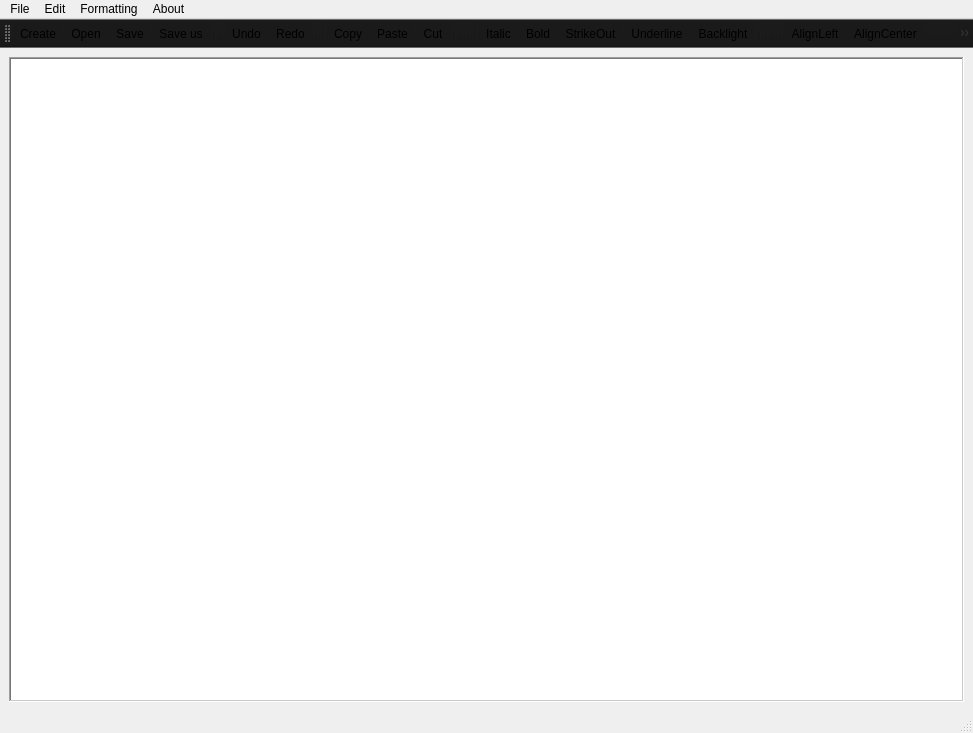
<?xml version="1.0" encoding="UTF-8"?>
<ui version="4.0">
 <class>Notepad</class>
 <widget class="QMainWindow" name="Notepad">
  <property name="geometry">
   <rect>
    <x>0</x>
    <y>0</y>
    <width>973</width>
    <height>733</height>
   </rect>
  </property>
  <property name="tabletTracking">
   <bool>false</bool>
  </property>
  <property name="windowTitle">
   <string>Notepad</string>
  </property>
  <property name="autoFillBackground">
   <bool>true</bool>
  </property>
  <property name="tabShape">
   <enum>QTabWidget::Rounded</enum>
  </property>
  <property name="unifiedTitleAndToolBarOnMac">
   <bool>false</bool>
  </property>
  <widget class="QWidget" name="centralwidget">
   <layout class="QVBoxLayout" name="verticalLayout">
    <item>
     <widget class="QTextEdit" name="textEdit">
      <property name="styleSheet">
       <string notr="true">font: 20pt &quot;Sitka&quot;;</string>
      </property>
      <property name="frameShape">
       <enum>QFrame::WinPanel</enum>
      </property>
      <property name="lineWidth">
       <number>1</number>
      </property>
      <property name="autoFormatting">
       <set>QTextEdit::AutoBulletList</set>
      </property>
     </widget>
    </item>
   </layout>
  </widget>
  <widget class="QMenuBar" name="menubar">
   <property name="geometry">
    <rect>
     <x>0</x>
     <y>0</y>
     <width>973</width>
     <height>25</height>
    </rect>
   </property>
   <widget class="QMenu" name="menuFile">
    <property name="title">
     <string>File</string>
    </property>
    <addaction name="actionCreate"/>
    <addaction name="actionOpen"/>
    <addaction name="separator"/>
    <addaction name="actionSave"/>
    <addaction name="actionSave_us"/>
   </widget>
   <widget class="QMenu" name="menuEdit">
    <property name="title">
     <string>Edit</string>
    </property>
    <addaction name="actionUndo"/>
    <addaction name="actionRedo"/>
    <addaction name="separator"/>
    <addaction name="actionCopy"/>
    <addaction name="actionPaste"/>
    <addaction name="actionCut"/>
   </widget>
   <widget class="QMenu" name="menuAbout">
    <property name="title">
     <string>About</string>
    </property>
    <addaction name="actionAbout"/>
   </widget>
   <widget class="QMenu" name="menuFormatting">
    <property name="title">
     <string>Formatting</string>
    </property>
    <addaction name="actionItalic"/>
    <addaction name="actionBold"/>
    <addaction name="actionStrikeOut"/>
    <addaction name="actionUnderline"/>
    <addaction name="actionBacklight"/>
    <addaction name="separator"/>
    <addaction name="actionAlignLeft"/>
    <addaction name="actionAlign_enter"/>
    <addaction name="actionAlignRight"/>
   </widget>
   <addaction name="menuFile"/>
   <addaction name="menuEdit"/>
   <addaction name="menuFormatting"/>
   <addaction name="menuAbout"/>
  </widget>
  <widget class="QToolBar" name="toolBar">
   <property name="windowTitle">
    <string>toolBar</string>
   </property>
   <property name="styleSheet">
    <string notr="true">
background-color: rgb(26, 26, 26);</string>
   </property>
   <attribute name="toolBarArea">
    <enum>TopToolBarArea</enum>
   </attribute>
   <attribute name="toolBarBreak">
    <bool>false</bool>
   </attribute>
   <addaction name="actionCreate"/>
   <addaction name="actionOpen"/>
   <addaction name="actionSave"/>
   <addaction name="actionSave_us"/>
   <addaction name="separator"/>
   <addaction name="separator"/>
   <addaction name="actionUndo"/>
   <addaction name="actionRedo"/>
   <addaction name="separator"/>
   <addaction name="separator"/>
   <addaction name="actionCopy"/>
   <addaction name="actionPaste"/>
   <addaction name="actionCut"/>
   <addaction name="separator"/>
   <addaction name="separator"/>
   <addaction name="separator"/>
   <addaction name="separator"/>
   <addaction name="actionItalic"/>
   <addaction name="actionBold"/>
   <addaction name="actionStrikeOut"/>
   <addaction name="actionUnderline"/>
   <addaction name="actionBacklight"/>
   <addaction name="separator"/>
   <addaction name="separator"/>
   <addaction name="separator"/>
   <addaction name="separator"/>
   <addaction name="actionAlignLeft"/>
   <addaction name="actionAlign_enter"/>
   <addaction name="actionAlignRight"/>
   <addaction name="separator"/>
   <addaction name="separator"/>
   <addaction name="actionAbout"/>
  </widget>
  <widget class="QStatusBar" name="statusBar"/>
  <action name="actionCreate">
   <property name="icon">
    <iconset theme="document-new">
     <normaloff>:/ico/doks/create.png</normaloff>:/ico/doks/create.png</iconset>
   </property>
   <property name="text">
    <string>Create</string>
   </property>
  </action>
  <action name="actionOpen">
   <property name="icon">
    <iconset theme="document-open">
     <normaloff>:/ico/doks/open.png</normaloff>:/ico/doks/open.png</iconset>
   </property>
   <property name="text">
    <string>Open</string>
   </property>
  </action>
  <action name="actionSave">
   <property name="icon">
    <iconset theme="document-save">
     <normaloff>:/ico/doks/save.png</normaloff>:/ico/doks/save.png</iconset>
   </property>
   <property name="text">
    <string>Save</string>
   </property>
  </action>
  <action name="actionSave_us">
   <property name="icon">
    <iconset theme="document-save-as">
     <normaloff>:/ico/doks/save us.png</normaloff>:/ico/doks/save us.png</iconset>
   </property>
   <property name="text">
    <string>Save us</string>
   </property>
  </action>
  <action name="actionUndo">
   <property name="icon">
    <iconset theme="edit-undo">
     <normaloff>:/ico/doks/undo.png</normaloff>:/ico/doks/undo.png</iconset>
   </property>
   <property name="text">
    <string>Undo</string>
   </property>
  </action>
  <action name="actionRedo">
   <property name="icon">
    <iconset theme="edit-redo">
     <normaloff>:/ico/doks/redo.png</normaloff>:/ico/doks/redo.png</iconset>
   </property>
   <property name="text">
    <string>Redo</string>
   </property>
  </action>
  <action name="actionCopy">
   <property name="icon">
    <iconset theme="edit-copy">
     <normaloff>:/ico/doks/copy.png</normaloff>:/ico/doks/copy.png</iconset>
   </property>
   <property name="text">
    <string>Copy</string>
   </property>
  </action>
  <action name="actionPaste">
   <property name="icon">
    <iconset theme="edit-paste">
     <normaloff>:/ico/doks/paste.png</normaloff>:/ico/doks/paste.png</iconset>
   </property>
   <property name="text">
    <string>Paste</string>
   </property>
  </action>
  <action name="actionCut">
   <property name="icon">
    <iconset theme="edit-cut">
     <normaloff>:/ico/doks/cut.png</normaloff>:/ico/doks/cut.png</iconset>
   </property>
   <property name="text">
    <string>Cut</string>
   </property>
  </action>
  <action name="actionAbout">
   <property name="icon">
    <iconset theme="help-about">
     <normaloff>:/ico/doks/about.png</normaloff>:/ico/doks/about.png</iconset>
   </property>
   <property name="text">
    <string>About</string>
   </property>
  </action>
  <action name="actionItalic">
   <property name="icon">
    <iconset theme="format-text-italic"/>
   </property>
   <property name="text">
    <string>Italic</string>
   </property>
  </action>
  <action name="actionBold">
   <property name="icon">
    <iconset theme="format-text-bold"/>
   </property>
   <property name="text">
    <string>Bold</string>
   </property>
  </action>
  <action name="actionStrikeOut">
   <property name="icon">
    <iconset theme="format-text-strikethrough"/>
   </property>
   <property name="text">
    <string>StrikeOut</string>
   </property>
   <property name="toolTip">
    <string>StrikeOut</string>
   </property>
  </action>
  <action name="actionUnderline">
   <property name="icon">
    <iconset theme="format-text-underline"/>
   </property>
   <property name="text">
    <string>Underline</string>
   </property>
  </action>
  <action name="actionBacklight">
   <property name="icon">
    <iconset theme="weather-clear"/>
   </property>
   <property name="text">
    <string>Backlight</string>
   </property>
   <property name="toolTip">
    <string>Backlight</string>
   </property>
  </action>
  <action name="actionAlignLeft">
   <property name="icon">
    <iconset theme="format-justify-left"/>
   </property>
   <property name="text">
    <string>AlignLeft</string>
   </property>
  </action>
  <action name="actionAlign_enter">
   <property name="icon">
    <iconset theme="format-justify-center"/>
   </property>
   <property name="text">
    <string>AlignСenter</string>
   </property>
  </action>
  <action name="actionAlignRight">
   <property name="icon">
    <iconset theme="format-justify-right"/>
   </property>
   <property name="text">
    <string>AlignRight</string>
   </property>
  </action>
 </widget>
 <resources/>
 <connections/>
</ui>
